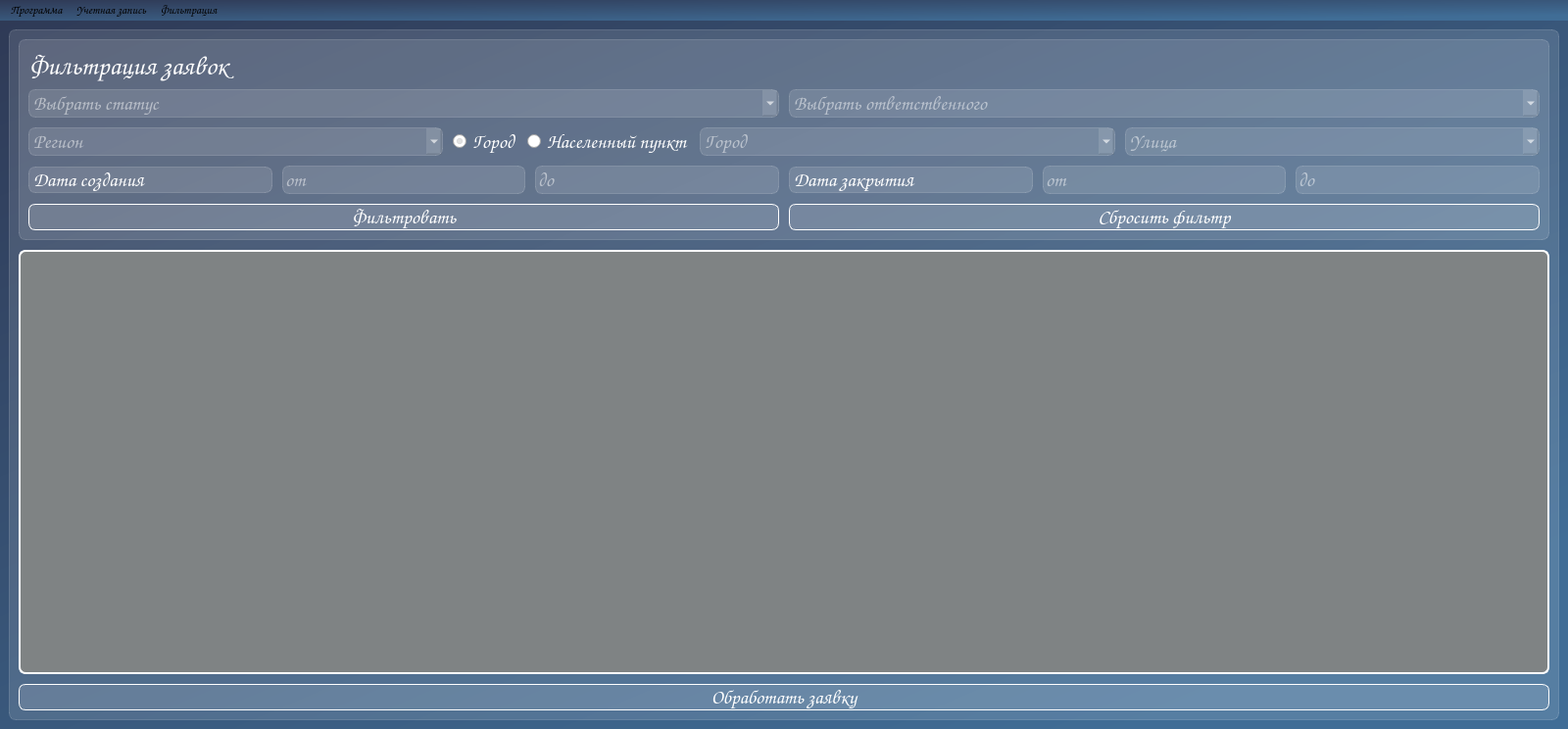
<?xml version="1.0" encoding="UTF-8"?>
<ui version="4.0">
 <class>MainWindow</class>
 <widget class="QMainWindow" name="MainWindow">
  <property name="geometry">
   <rect>
    <x>0</x>
    <y>0</y>
    <width>1600</width>
    <height>744</height>
   </rect>
  </property>
  <property name="minimumSize">
   <size>
    <width>850</width>
    <height>600</height>
   </size>
  </property>
  <property name="windowTitle">
   <string>Application dispatcher window</string>
  </property>
  <property name="styleSheet">
   <string notr="true">background-color: qlineargradient(spread:pad, x1:0, y1:0, x2:0.840909, y2:0.881, stop:0 rgba(47, 58, 86, 255), stop:1 rgba(64, 109, 150, 255));
font-family: Comic Sans MS;</string>
  </property>
  <widget class="QWidget" name="centralwidget">
   <layout class="QVBoxLayout" name="verticalLayout_4">
    <item>
     <layout class="QVBoxLayout" name="verticalLayout_3">
      <item>
       <widget class="QFrame" name="tableFrame">
        <property name="styleSheet">
         <string notr="true">background-color: rgba(255,255,255, 30);
border: 1px solid rgba(255,255,255,40);
border-radius: 7px;</string>
        </property>
        <layout class="QVBoxLayout" name="verticalLayout_2">
         <property name="spacing">
          <number>10</number>
         </property>
         <item>
          <widget class="QFrame" name="filtrationFrame">
           <property name="styleSheet">
            <string notr="true">background-color: rgba(255,255,255, 30);
border: 1px solid rgba(255,255,255,40);
border-radius: 7px;</string>
           </property>
           <layout class="QVBoxLayout" name="verticalLayout">
            <item>
             <layout class="QVBoxLayout" name="verticalLayout_6">
              <item>
               <widget class="QLabel" name="label">
                <property name="styleSheet">
                 <string notr="true">color: white;
font-weight: bold;
font-size: 20pt;
background-color: none;
border: none;</string>
                </property>
                <property name="text">
                 <string>Фильтрация заявок</string>
                </property>
               </widget>
              </item>
              <item>
               <layout class="QVBoxLayout" name="verticalLayout_5">
                <property name="spacing">
                 <number>10</number>
                </property>
                <item>
                 <layout class="QVBoxLayout" name="verticalLayout_7">
                  <property name="spacing">
                   <number>10</number>
                  </property>
                  <item>
                   <layout class="QHBoxLayout" name="horizontalLayout_6">
                    <item>
                     <widget class="QComboBox" name="status_comboBox">
                      <property name="enabled">
                       <bool>true</bool>
                      </property>
                      <property name="styleSheet">
                       <string notr="true">color: white;
font-size: 15pt;</string>
                      </property>
                      <property name="placeholderText">
                       <string>Выбрать статус</string>
                      </property>
                      <item>
                       <property name="text">
                        <string>Новая</string>
                       </property>
                      </item>
                      <item>
                       <property name="text">
                        <string>В работе</string>
                       </property>
                      </item>
                      <item>
                       <property name="text">
                        <string>Выполнена</string>
                       </property>
                      </item>
                      <item>
                       <property name="text">
                        <string>Закрыта</string>
                       </property>
                      </item>
                     </widget>
                    </item>
                    <item>
                     <widget class="QComboBox" name="responsible_comboBox">
                      <property name="enabled">
                       <bool>true</bool>
                      </property>
                      <property name="styleSheet">
                       <string notr="true">color: white;
font-size: 15pt;</string>
                      </property>
                      <property name="placeholderText">
                       <string>Выбрать ответственного</string>
                      </property>
                     </widget>
                    </item>
                   </layout>
                  </item>
                  <item>
                   <layout class="QHBoxLayout" name="horizontalLayout_3">
                    <property name="spacing">
                     <number>10</number>
                    </property>
                    <item>
                     <widget class="QComboBox" name="region_comboBox">
                      <property name="sizePolicy">
                       <sizepolicy hsizetype="Expanding" vsizetype="Fixed">
                        <horstretch>0</horstretch>
                        <verstretch>0</verstretch>
                       </sizepolicy>
                      </property>
                      <property name="styleSheet">
                       <string notr="true">color: white;
font-size: 15pt;</string>
                      </property>
                      <property name="placeholderText">
                       <string>Регион</string>
                      </property>
                     </widget>
                    </item>
                    <item>
                     <layout class="QHBoxLayout" name="horizontalLayout_2">
                      <item>
                       <widget class="QRadioButton" name="city_radioButton">
                        <property name="sizePolicy">
                         <sizepolicy hsizetype="Fixed" vsizetype="Fixed">
                          <horstretch>0</horstretch>
                          <verstretch>0</verstretch>
                         </sizepolicy>
                        </property>
                        <property name="styleSheet">
                         <string notr="true">font-size: 15pt;
color: white;
background-color: none;
border: none;</string>
                        </property>
                        <property name="text">
                         <string>Город</string>
                        </property>
                        <property name="checked">
                         <bool>true</bool>
                        </property>
                       </widget>
                      </item>
                      <item>
                       <widget class="QRadioButton" name="locality_radioButton">
                        <property name="sizePolicy">
                         <sizepolicy hsizetype="Fixed" vsizetype="Fixed">
                          <horstretch>0</horstretch>
                          <verstretch>0</verstretch>
                         </sizepolicy>
                        </property>
                        <property name="styleSheet">
                         <string notr="true">font-size: 15pt;
color: white;
background-color: none;
border: none;</string>
                        </property>
                        <property name="text">
                         <string>Населенный пункт</string>
                        </property>
                       </widget>
                      </item>
                     </layout>
                    </item>
                    <item>
                     <widget class="QComboBox" name="city_comboBox">
                      <property name="sizePolicy">
                       <sizepolicy hsizetype="Expanding" vsizetype="Fixed">
                        <horstretch>0</horstretch>
                        <verstretch>0</verstretch>
                       </sizepolicy>
                      </property>
                      <property name="styleSheet">
                       <string notr="true">color: white;
font-size: 15pt;</string>
                      </property>
                      <property name="placeholderText">
                       <string>Город</string>
                      </property>
                     </widget>
                    </item>
                    <item>
                     <widget class="QComboBox" name="street_comboBox">
                      <property name="sizePolicy">
                       <sizepolicy hsizetype="Expanding" vsizetype="Fixed">
                        <horstretch>0</horstretch>
                        <verstretch>0</verstretch>
                       </sizepolicy>
                      </property>
                      <property name="styleSheet">
                       <string notr="true">color: white;
font-size: 15pt;</string>
                      </property>
                      <property name="placeholderText">
                       <string>Улица</string>
                      </property>
                     </widget>
                    </item>
                   </layout>
                  </item>
                  <item>
                   <layout class="QVBoxLayout" name="verticalLayout_8">
                    <property name="spacing">
                     <number>10</number>
                    </property>
                    <item>
                     <layout class="QHBoxLayout" name="horizontalLayout_10">
                      <property name="spacing">
                       <number>10</number>
                      </property>
                      <item>
                       <layout class="QHBoxLayout" name="horizontalLayout_8">
                        <item>
                         <widget class="QLabel" name="label_4">
                          <property name="sizePolicy">
                           <sizepolicy hsizetype="Preferred" vsizetype="Fixed">
                            <horstretch>0</horstretch>
                            <verstretch>0</verstretch>
                           </sizepolicy>
                          </property>
                          <property name="styleSheet">
                           <string notr="true">color: white;
font-size: 15pt;</string>
                          </property>
                          <property name="text">
                           <string>Дата создания</string>
                          </property>
                         </widget>
                        </item>
                        <item>
                         <widget class="QLineEdit" name="line_date_of_creation_after">
                          <property name="enabled">
                           <bool>true</bool>
                          </property>
                          <property name="sizePolicy">
                           <sizepolicy hsizetype="Preferred" vsizetype="Fixed">
                            <horstretch>0</horstretch>
                            <verstretch>0</verstretch>
                           </sizepolicy>
                          </property>
                          <property name="cursor">
                           <cursorShape>ArrowCursor</cursorShape>
                          </property>
                          <property name="styleSheet">
                           <string notr="true">QLineEdit {
    font-size: 15pt;
    color: white;
}</string>
                          </property>
                          <property name="inputMask">
                           <string/>
                          </property>
                          <property name="text">
                           <string/>
                          </property>
                          <property name="readOnly">
                           <bool>false</bool>
                          </property>
                          <property name="placeholderText">
                           <string>от</string>
                          </property>
                          <property name="clearButtonEnabled">
                           <bool>false</bool>
                          </property>
                         </widget>
                        </item>
                        <item>
                         <widget class="QLineEdit" name="line_date_of_creation_before">
                          <property name="enabled">
                           <bool>true</bool>
                          </property>
                          <property name="sizePolicy">
                           <sizepolicy hsizetype="Preferred" vsizetype="Fixed">
                            <horstretch>0</horstretch>
                            <verstretch>0</verstretch>
                           </sizepolicy>
                          </property>
                          <property name="cursor">
                           <cursorShape>ArrowCursor</cursorShape>
                          </property>
                          <property name="styleSheet">
                           <string notr="true">color: white;
font-size: 15pt;</string>
                          </property>
                          <property name="inputMask">
                           <string/>
                          </property>
                          <property name="text">
                           <string/>
                          </property>
                          <property name="readOnly">
                           <bool>false</bool>
                          </property>
                          <property name="placeholderText">
                           <string>до</string>
                          </property>
                          <property name="clearButtonEnabled">
                           <bool>false</bool>
                          </property>
                         </widget>
                        </item>
                       </layout>
                      </item>
                      <item>
                       <layout class="QHBoxLayout" name="horizontalLayout_9">
                        <item>
                         <widget class="QLabel" name="label_5">
                          <property name="sizePolicy">
                           <sizepolicy hsizetype="Preferred" vsizetype="Fixed">
                            <horstretch>0</horstretch>
                            <verstretch>0</verstretch>
                           </sizepolicy>
                          </property>
                          <property name="styleSheet">
                           <string notr="true">color: white;
font-size: 15pt;</string>
                          </property>
                          <property name="text">
                           <string>Дата закрытия</string>
                          </property>
                         </widget>
                        </item>
                        <item>
                         <widget class="QLineEdit" name="line_closing_date_after">
                          <property name="enabled">
                           <bool>true</bool>
                          </property>
                          <property name="sizePolicy">
                           <sizepolicy hsizetype="Preferred" vsizetype="Fixed">
                            <horstretch>0</horstretch>
                            <verstretch>0</verstretch>
                           </sizepolicy>
                          </property>
                          <property name="cursor">
                           <cursorShape>ArrowCursor</cursorShape>
                          </property>
                          <property name="styleSheet">
                           <string notr="true">color: white;
font-size: 15pt;</string>
                          </property>
                          <property name="inputMask">
                           <string/>
                          </property>
                          <property name="text">
                           <string/>
                          </property>
                          <property name="readOnly">
                           <bool>false</bool>
                          </property>
                          <property name="placeholderText">
                           <string>от</string>
                          </property>
                          <property name="clearButtonEnabled">
                           <bool>false</bool>
                          </property>
                         </widget>
                        </item>
                        <item>
                         <widget class="QLineEdit" name="line_cloxing_date_before">
                          <property name="enabled">
                           <bool>true</bool>
                          </property>
                          <property name="sizePolicy">
                           <sizepolicy hsizetype="Preferred" vsizetype="Fixed">
                            <horstretch>0</horstretch>
                            <verstretch>0</verstretch>
                           </sizepolicy>
                          </property>
                          <property name="cursor">
                           <cursorShape>ArrowCursor</cursorShape>
                          </property>
                          <property name="styleSheet">
                           <string notr="true">color: white;
font-size: 15pt;</string>
                          </property>
                          <property name="inputMask">
                           <string/>
                          </property>
                          <property name="text">
                           <string/>
                          </property>
                          <property name="readOnly">
                           <bool>false</bool>
                          </property>
                          <property name="placeholderText">
                           <string>до</string>
                          </property>
                          <property name="clearButtonEnabled">
                           <bool>false</bool>
                          </property>
                         </widget>
                        </item>
                       </layout>
                      </item>
                     </layout>
                    </item>
                   </layout>
                  </item>
                 </layout>
                </item>
                <item>
                 <layout class="QHBoxLayout" name="horizontalLayout_11">
                  <property name="spacing">
                   <number>10</number>
                  </property>
                  <item>
                   <widget class="QPushButton" name="filtrationBtn">
                    <property name="sizePolicy">
                     <sizepolicy hsizetype="Minimum" vsizetype="Fixed">
                      <horstretch>0</horstretch>
                      <verstretch>0</verstretch>
                     </sizepolicy>
                    </property>
                    <property name="styleSheet">
                     <string notr="true">QPushButton {
color: white;
border-radius: 7px;
font-weight: bold;
border-color: white;
font-size: 15pt;
}
QPushButton:hover{
color: rgb(141, 170, 255);
}
QPushButton:pressed{
background-color: rgdargba(255, 255, 255, 70);
}</string>
                    </property>
                    <property name="text">
                     <string>Фильтровать</string>
                    </property>
                   </widget>
                  </item>
                  <item>
                   <widget class="QPushButton" name="reset_filtrationBtn">
                    <property name="sizePolicy">
                     <sizepolicy hsizetype="Minimum" vsizetype="Fixed">
                      <horstretch>0</horstretch>
                      <verstretch>0</verstretch>
                     </sizepolicy>
                    </property>
                    <property name="styleSheet">
                     <string notr="true">QPushButton {
color: white;
border-radius: 7px;
font-weight: bold;
border-color: white;
font-size: 15pt;
}
QPushButton:hover{
color: rgb(141, 170, 255);
}
QPushButton:pressed{
background-color: rgdargba(255, 255, 255, 70);
}</string>
                    </property>
                    <property name="text">
                     <string>Сбросить фильтр</string>
                    </property>
                   </widget>
                  </item>
                 </layout>
                </item>
               </layout>
              </item>
             </layout>
            </item>
           </layout>
          </widget>
         </item>
         <item>
          <widget class="QTableView" name="tableView">
           <property name="contextMenuPolicy">
            <enum>Qt::CustomContextMenu</enum>
           </property>
           <property name="styleSheet">
            <string notr="true">QTableView{
color: white;
background-color: rgb(127, 131, 132);
border-bottom-right-radius: 7px;
border-bottom-left-radius: 7px;
gridline-color:white;
border: 2px solid white;
font-family: Arial;
font-size: 14pt;
}

QHeaderView {
background-color: lightgray;
color: black;
font-size: 16px;
font-family: Arial;
}

QTableView::item:selected{
border: none;
color: rgda(255,255,255);
background-color: rgda(255,255,255,50);
}</string>
           </property>
           <property name="verticalScrollBarPolicy">
            <enum>Qt::ScrollBarAlwaysOff</enum>
           </property>
           <property name="horizontalScrollBarPolicy">
            <enum>Qt::ScrollBarAsNeeded</enum>
           </property>
           <property name="sizeAdjustPolicy">
            <enum>QAbstractScrollArea::AdjustToContents</enum>
           </property>
           <property name="selectionBehavior">
            <enum>QAbstractItemView::SelectRows</enum>
           </property>
           <property name="verticalScrollMode">
            <enum>QAbstractItemView::ScrollPerPixel</enum>
           </property>
           <property name="showGrid">
            <bool>true</bool>
           </property>
           <property name="sortingEnabled">
            <bool>true</bool>
           </property>
           <attribute name="horizontalHeaderCascadingSectionResizes">
            <bool>true</bool>
           </attribute>
           <attribute name="horizontalHeaderShowSortIndicator" stdset="0">
            <bool>true</bool>
           </attribute>
           <attribute name="verticalHeaderCascadingSectionResizes">
            <bool>false</bool>
           </attribute>
          </widget>
         </item>
         <item>
          <layout class="QHBoxLayout" name="horizontalLayout">
           <item>
            <widget class="QPushButton" name="editApplicationButton">
             <property name="styleSheet">
              <string notr="true">QPushButton {
color: white;
border-radius: 7px;
font-weight: bold;
border-color: white;
font-size: 15pt;
}
QPushButton:hover{
color: rgb(141, 170, 255);
}
QPushButton:pressed{
background-color: rgdargba(255, 255, 255, 70);
}</string>
             </property>
             <property name="text">
              <string>Обработать заявку</string>
             </property>
            </widget>
           </item>
          </layout>
         </item>
        </layout>
       </widget>
      </item>
     </layout>
    </item>
   </layout>
  </widget>
  <widget class="QMenuBar" name="menuBar">
   <property name="geometry">
    <rect>
     <x>0</x>
     <y>0</y>
     <width>1600</width>
     <height>23</height>
    </rect>
   </property>
   <widget class="QMenu" name="program_menu">
    <property name="title">
     <string>Программа</string>
    </property>
    <widget class="QMenu" name="help_menu">
     <property name="title">
      <string>Справка</string>
     </property>
     <addaction name="about_as_action"/>
    </widget>
    <addaction name="help_menu"/>
   </widget>
   <widget class="QMenu" name="menu">
    <property name="title">
     <string>Учетная запись</string>
    </property>
    <addaction name="logout_action"/>
   </widget>
   <widget class="QMenu" name="menuuwu">
    <property name="title">
     <string>Фильтрация</string>
    </property>
    <addaction name="action1_2"/>
    <addaction name="action2_2"/>
   </widget>
   <addaction name="program_menu"/>
   <addaction name="menu"/>
   <addaction name="menuuwu"/>
  </widget>
  <action name="about_as_action">
   <property name="text">
    <string>О программе</string>
   </property>
  </action>
  <action name="logout_action">
   <property name="text">
    <string>Выйти из учетной записи</string>
   </property>
  </action>
  <action name="action1">
   <property name="text">
    <string>1</string>
   </property>
  </action>
  <action name="action2">
   <property name="text">
    <string>2</string>
   </property>
  </action>
  <action name="action1_2">
   <property name="text">
    <string>Простая</string>
   </property>
  </action>
  <action name="action2_2">
   <property name="text">
    <string>Расширенная</string>
   </property>
  </action>
 </widget>
 <resources/>
 <connections/>
</ui>
